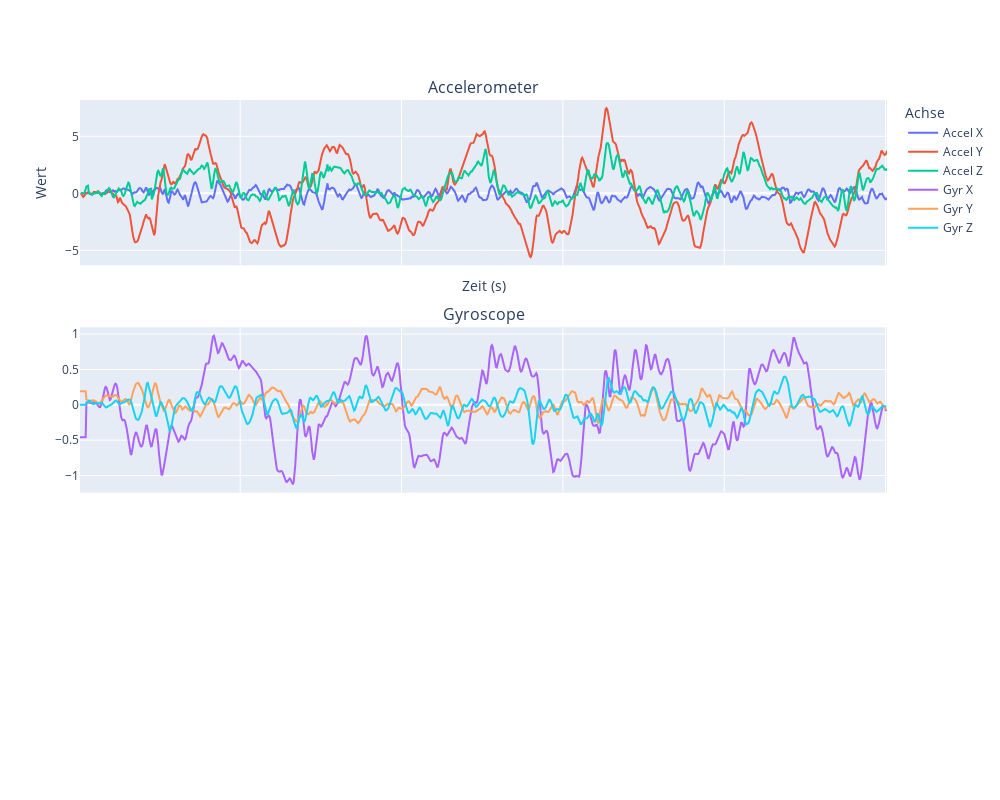

The notebook cell saved with this chart:
### Code cell
compare_acc_gyr(squat_acc,squat_gyr)

### Figure 1 — Plotly figure (JSON) as saved in the notebook; plotly's stock layout.template omitted (floating-point values rounded to 4 significant figures; data arrays with more than 128 entries replaced by an {"elided": "..."} marker saying what was removed)
{"data": [{"name": "Accel X", "type": "scatter", "x": {"elided": "1001 float values"}, "y": {"elided": "1001 float values"}}, {"name": "Accel Y", "type": "scatter", "x": {"elided": "1001 float values"}, "y": {"elided": "1001 float values"}}, {"name": "Accel Z", "type": "scatter", "x": {"elided": "1001 float values"}, "y": {"elided": "1001 float values"}}, {"marker": {"size": 4}, "name": "Gyr X", "type": "scatter", "x": {"elided": "1001 float values"}, "xaxis": "x2", "y": {"elided": "1001 float values"}, "yaxis": "y2"}, {"marker": {"size": 4}, "name": "Gyr Y", "type": "scatter", "x": {"elided": "1001 float values"}, "xaxis": "x2", "y": {"elided": "1001 float values"}, "yaxis": "y2"}, {"marker": {"size": 4}, "name": "Gyr Z", "type": "scatter", "x": {"elided": "1001 float values"}, "xaxis": "x2", "y": {"elided": "1001 float values"}, "yaxis": "y2"}], "layout": {"annotations": [{"font": {"size": 16}, "showarrow": false, "text": "Accelerometer", "x": 0.5, "xanchor": "center", "xref": "paper", "y": 1, "yanchor": "bottom", "yref": "paper"}, {"font": {"size": 16}, "showarrow": false, "text": "Gyroscope", "x": 0.5, "xanchor": "center", "xref": "paper", "y": 0.6333, "yanchor": "bottom", "yref": "paper"}], "height": 800, "legend": {"title": {"text": "Achse"}}, "width": 1000, "xaxis": {"anchor": "y", "domain": [0, 1], "matches": "x3", "showticklabels": false, "title": {"text": "Zeit (s)"}}, "xaxis2": {"anchor": "y2", "domain": [0, 1], "matches": "x3", "showticklabels": false}, "xaxis3": {"anchor": "y3", "domain": [0, 1]}, "yaxis": {"anchor": "x", "domain": [0.7333, 1], "title": {"text": "Wert"}}, "yaxis2": {"anchor": "x2", "domain": [0.3667, 0.6333]}, "yaxis3": {"anchor": "x3", "domain": [0, 0.2667]}}}
